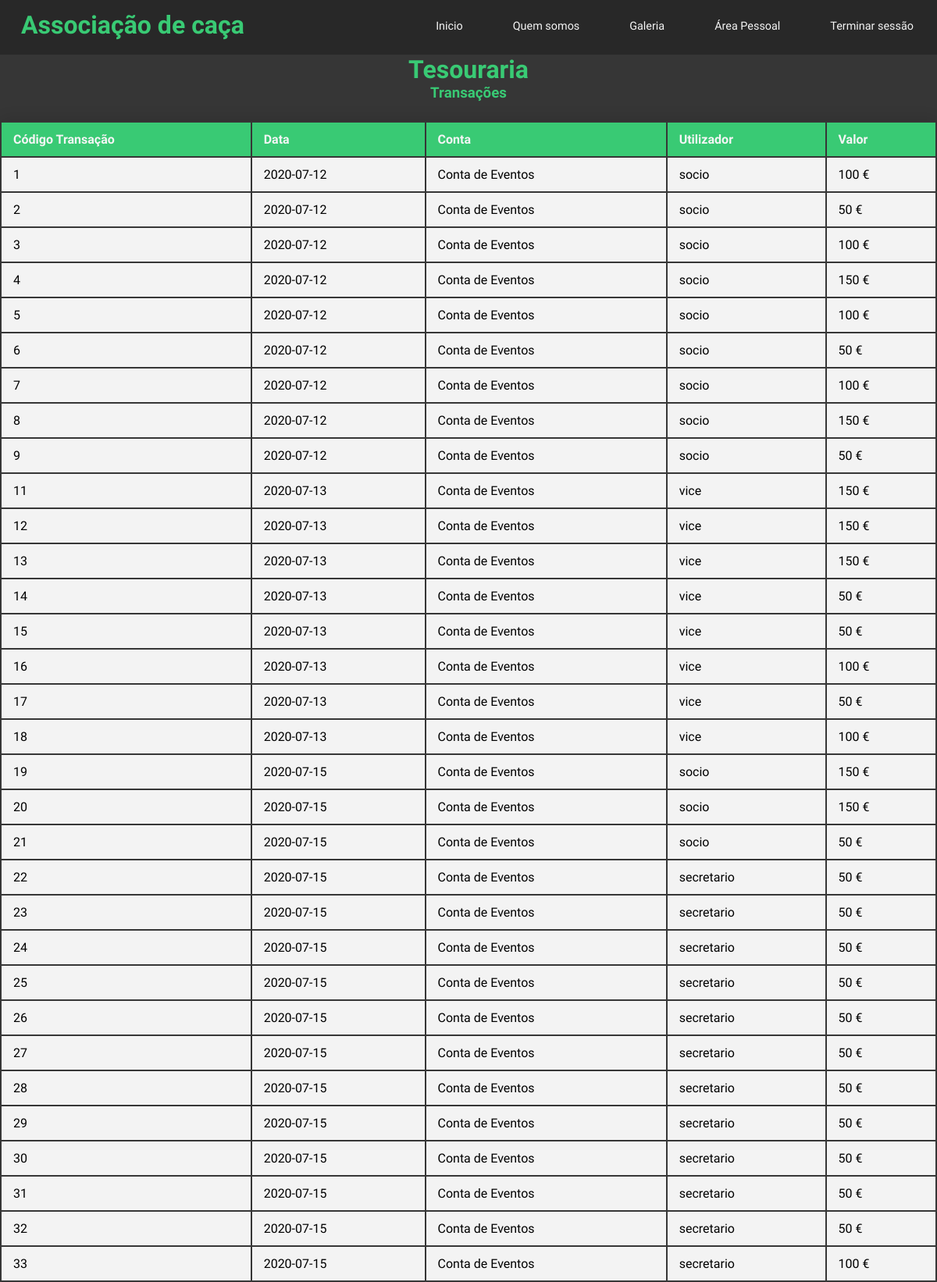
Page /vicePresidente/p_gestContas.php (signed in, upper part) on the committed database.
### tables this page shows
CREATE TABLE `transacao` (
  `codTransacao` int(11) NOT NULL,
  `codConta` int(11) NOT NULL,
  `codCarteira` int(11) NOT NULL,
  `valor` int(11) NOT NULL,
  `data` date NOT NULL,
  `ativo` int(11) NOT NULL
);

CREATE TABLE `tesouraria` (
  `codConta` int(11) NOT NULL,
  `descricao` varchar(20) NOT NULL,
  `saldo` int(11) NOT NULL,
  `ativo` bit(1) NOT NULL
);

CREATE TABLE `utilizador` (
  `codUtilizador` int(11) NOT NULL,
  `codPerfil` int(11) NOT NULL,
  `codCarteira` int(11) NOT NULL,
  `nome` varchar(30) NOT NULL,
  `apelido` varchar(30) NOT NULL,
  `morada` varchar(50) NOT NULL,
  `email` varchar(50) NOT NULL,
  `nif` int(9) NOT NULL,
  `dataNascimento` date NOT NULL,
  `telemovel` int(11) NOT NULL,
  `numPorteArma` int(11) NOT NULL,
  `numApoliceSeguro` int(11) NOT NULL,
  `numLicencaCaca` int(11) NOT NULL,
  `limitacao` varchar(50) NOT NULL,
  `restricaoAlimentar` varchar(50) NOT NULL,
  `nomeUser` varchar(20) NOT NULL,
  `password` varchar(300) NOT NULL,
  `ativo` bit(1) NOT NULL
);

### vicePresidente/p_gestContas.php (the view, shortened to what this page needs)
<!DOCTYPE html>
<html lang="en">
    <head>
        <link rel="stylesheet" href="../css/style.css">
        <link rel="stylesheet" type="text/css" href="//cdn.datatables.net/1.10.21/css/jquery.dataTables.min.css">
    </head>
    <body>
        <?php
            if(isset($_SESSION['utilizador']))
            {
                $sql = "SELECT codPerfil FROM utilizador WHERE nomeUser = '".$_SESSION["utilizador"]."'";
                $res = mysqli_query($conn, $sql);
                $row = mysqli_fetch_array($res);
                if($row['codPerfil'] == VICE_PRESIDENTE || $row['codPerfil'] == ADMIN || $row['codPerfil'] == PRESIDENTE)
                {
        ?>
                    <header>
                        <div class="navbar">
                            <h1>Associação de caça</h1>
                            <ul>
                                <li><a href='../index.php'>Inicio</a></li>
                                <li><a href='../about.php'>Quem somos</a></li>
                                <li><a href='../gallery.php'>Galeria</a></li>
                                <li><a href='../p_areaPessoal.php'>Área Pessoal</a></li>
                                <li><a href='../logout/logout.php'>Terminar sessão</a></li>
                            </ul>
                        </div>
                    </header>
        <?php
                    $sql = "SELECT t.codTransacao, t.data, te.descricao AS conta, u.nomeUser AS utilizador, t.valor FROM transacao AS t INNER JOIN carteira AS c ON (t.codCarteira = c.codCarteira) INNER JOIN tesouraria AS te ON (te.codConta = t.codConta) INNER JOIN utilizador AS u ON (u.codCarteira = c.codCarteira)";
                    $res = mysqli_query($conn, $sql);
                    echo
                    "
                    <h1>Tesouraria</h1>
                    <h3>Transações</h3>
                        <div class='content_table'>
                            <table id='table-datatable' width='100%'>
                                <thead>
                                    <tr>
                                        <th>Código Transação</th>
                                        <th>Data</th>
                                        <th>Conta</th>
                                        <th>Utilizador</th>
                                        <th>Valor</th>
                                    </tr>
                                </thead>
                    ";
                    while($row = mysqli_fetch_array($res))
                    {
                            echo"<tbody>
                                    <tr>
                                        <td>".$row['codTransacao']."</td>
                                        <td>".$row['data']."</td>
                                        <td>".$row['conta']."</td>
                                        <td>".$row['utilizador']."</td>
                                        <td>".$row['valor']." €</td>
                                    </tr>
                                </tbody>";
                    }
                    echo"
                            </table>
                        </div>
                    ";
                }
                else
                {
                    header('refresh:0; ../index.php');
                }
            }
            else
            {
                header('refresh:0; ../index.php');
            }
        ?>
    </body>
</html>

### css/style.css (style rules this page uses)
* { margin: 0px; padding: 0px; font-family: 'Open Sans Condensed', sans-serif; }
body { background: #363636; box-sizing: border-box; }
h1, h2, h3 { text-align: center; color: #39ca74; }
.navbar { width: 100%; height: 70px; background-color: #282828; }
.navbar h1 { position: absolute; padding: 3px; float: left; margin-left: 2%; margin-top: 10px; color: #39ca74; }
.navbar ul { width: auto; float: right; margin-top: 8px; }
.navbar li { display: inline-block; padding: 15px 30px; }
.navbar a { text-align: center; color: whitesmoke; text-decoration: none; font-size: 1.2vw; }
.content_table { border-collapse: collapse; margin: 25px 0; min-width: 400px; border-radius: 5px 5px 0 0; overflow: hidden; box-shadow: 0 0 20px rgba(0,0,0,0.15); }
.content_table thead tr { background-color: #39ca74; color: whitesmoke; text-align: left; font-weight: bold; }
.content_table th, td { padding: 12px 15px; }
.content_table tbody tr { background-color: #f3f3f3; }

### rows in the picture
transacao: codTransacao "1", data "2020-07-12", codConta.descricao "Conta de Eventos", utilizador.nomeUser "socio", valor "100"
transacao: codTransacao "2", data "2020-07-12", codConta.descricao "Conta de Eventos", utilizador.nomeUser "socio", valor "50"
transacao: codTransacao "3", data "2020-07-12", codConta.descricao "Conta de Eventos", utilizador.nomeUser "socio", valor "100"
transacao: codTransacao "4", data "2020-07-12", codConta.descricao "Conta de Eventos", utilizador.nomeUser "socio", valor "150"
transacao: codTransacao "5", data "2020-07-12", codConta.descricao "Conta de Eventos", utilizador.nomeUser "socio", valor "100"
transacao: codTransacao "6", data "2020-07-12", codConta.descricao "Conta de Eventos", utilizador.nomeUser "socio", valor "50"
transacao: codTransacao "7", data "2020-07-12", codConta.descricao "Conta de Eventos", utilizador.nomeUser "socio", valor "100"
transacao: codTransacao "8", data "2020-07-12", codConta.descricao "Conta de Eventos", utilizador.nomeUser "socio", valor "150"
transacao: codTransacao "9", data "2020-07-12", codConta.descricao "Conta de Eventos", utilizador.nomeUser "socio", valor "50"
transacao: codTransacao "11", data "2020-07-13", codConta.descricao "Conta de Eventos", utilizador.nomeUser "vice", valor "150"
transacao: codTransacao "12", data "2020-07-13", codConta.descricao "Conta de Eventos", utilizador.nomeUser "vice", valor "150"
transacao: codTransacao "13", data "2020-07-13", codConta.descricao "Conta de Eventos", utilizador.nomeUser "vice", valor "150"
transacao: codTransacao "14", data "2020-07-13", codConta.descricao "Conta de Eventos", utilizador.nomeUser "vice", valor "50"
transacao: codTransacao "15", data "2020-07-13", codConta.descricao "Conta de Eventos", utilizador.nomeUser "vice", valor "50"
transacao: codTransacao "16", data "2020-07-13", codConta.descricao "Conta de Eventos", utilizador.nomeUser "vice", valor "100"
transacao: codTransacao "17", data "2020-07-13", codConta.descricao "Conta de Eventos", utilizador.nomeUser "vice", valor "50"
transacao: codTransacao "18", data "2020-07-13", codConta.descricao "Conta de Eventos", utilizador.nomeUser "vice", valor "100"
transacao: codTransacao "19", data "2020-07-15", codConta.descricao "Conta de Eventos", utilizador.nomeUser "socio", valor "150"
transacao: codTransacao "20", data "2020-07-15", codConta.descricao "Conta de Eventos", utilizador.nomeUser "socio", valor "150"
transacao: codTransacao "21", data "2020-07-15", codConta.descricao "Conta de Eventos", utilizador.nomeUser "socio", valor "50"
transacao: codTransacao "22", data "2020-07-15", codConta.descricao "Conta de Eventos", utilizador.nomeUser "secretario", valor "50"
transacao: codTransacao "23", data "2020-07-15", codConta.descricao "Conta de Eventos", utilizador.nomeUser "secretario", valor "50"
transacao: codTransacao "24", data "2020-07-15", codConta.descricao "Conta de Eventos", utilizador.nomeUser "secretario", valor "50"
transacao: codTransacao "25", data "2020-07-15", codConta.descricao "Conta de Eventos", utilizador.nomeUser "secretario", valor "50"
transacao: codTransacao "26", data "2020-07-15", codConta.descricao "Conta de Eventos", utilizador.nomeUser "secretario", valor "50"
transacao: codTransacao "27", data "2020-07-15", codConta.descricao "Conta de Eventos", utilizador.nomeUser "secretario", valor "50"
transacao: codTransacao "28", data "2020-07-15", codConta.descricao "Conta de Eventos", utilizador.nomeUser "secretario", valor "50"
transacao: codTransacao "29", data "2020-07-15", codConta.descricao "Conta de Eventos", utilizador.nomeUser "secretario", valor "50"
transacao: codTransacao "30", data "2020-07-15", codConta.descricao "Conta de Eventos", utilizador.nomeUser "secretario", valor "50"
transacao: codTransacao "31", data "2020-07-15", codConta.descricao "Conta de Eventos", utilizador.nomeUser "secretario", valor "50"
transacao: codTransacao "32", data "2020-07-15", codConta.descricao "Conta de Eventos", utilizador.nomeUser "secretario", valor "50"
transacao: codTransacao "33", data "2020-07-15", codConta.descricao "Conta de Eventos", utilizador.nomeUser "secretario", valor "100"
